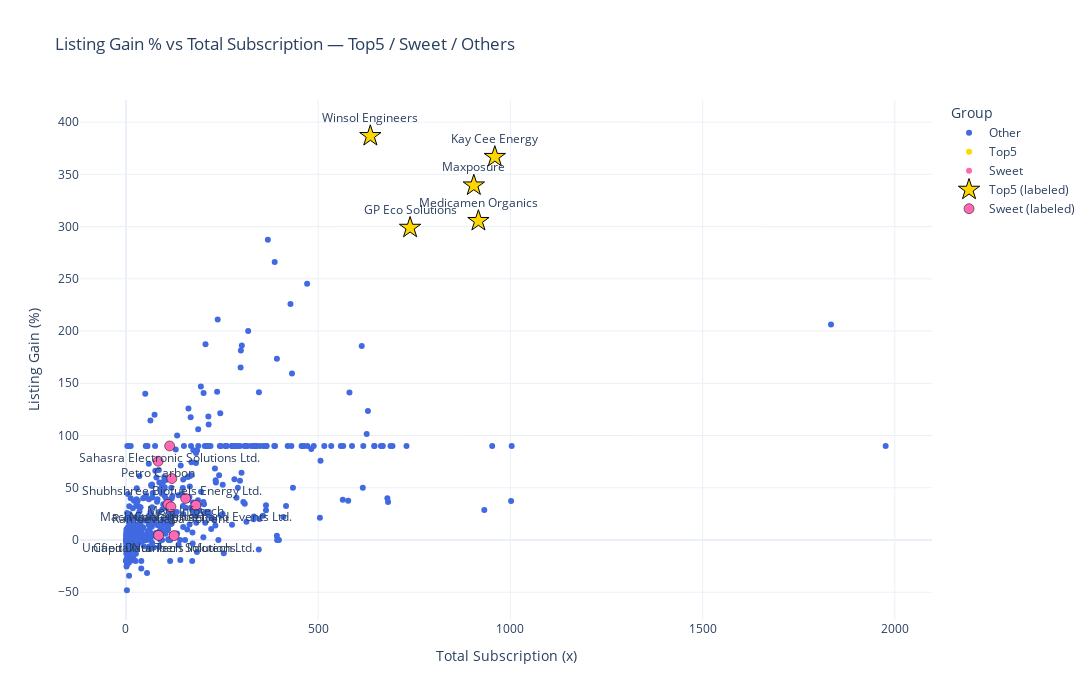

Here is the notebook cell this chart was saved with:
### Code cell
import plotly.express as px
import plotly.graph_objects as go


try:
    sweet_names = set(candidates_export['COMPANY NAME'])
except NameError:
    # fallback recreate sweet set based on earlier logic
    top3 = df.groupby('Category')['Listing Gain %'].median().sort_values(ascending=False).head(3).index.tolist()
    if 'TotalSub_bin' not in df.columns:
        df['TotalSub_bin'] = pd.qcut(df['total Subscription'], 4, labels=["Low","Mid-Low","Mid-High","High"])
    if 'MarketCap_bin' not in df.columns:
        df['MarketCap_bin'] = pd.qcut(df['Market Cap (Cr)'], 4, labels=["Small","Mid-Small","Mid-Large","Large"])
    sweet_df = df[(df['TotalSub_bin']=='Mid-High') & (df['MarketCap_bin']=='Mid-Large') & (df['Category'].isin(top3))]
    sweet_names = set(sweet_df['COMPANY NAME'])

top5 = df.nlargest(5, 'Listing Gain %')
top5_names = set(top5['COMPANY NAME'])

def group_label(name):
    if name in top5_names:
        return 'Top5'
    if name in sweet_names:
        return 'Sweet'
    return 'Other'

df['PlotGroup'] = df['COMPANY NAME'].apply(group_label)

# Build hover text
df['hover_text'] = df.apply(
    lambda r: f"{r['COMPANY NAME']}<br>Sector: {r['Category']}<br>Listing Gain: {r['Listing Gain %']:.2f}%"
              f"<br>Total Sub: {r['total Subscription']}x<br>Market Cap: {r['Market Cap (Cr)']} Cr",
    axis=1
)

fig = px.scatter(
    df,
    x='total Subscription',
    y='Listing Gain %',
    color='PlotGroup',
    color_discrete_map={'Other':'royalblue','Sweet':'hotpink','Top5':'gold'},
    hover_name='COMPANY NAME',
    hover_data={'Category':True, 'Listing Gain %':True, 'total Subscription':True, 'Market Cap (Cr)':True},
    size_max=12,
    labels={'total Subscription':'Total Subscription (x)','Listing Gain %':'Listing Gain (%)'},
    title='Listing Gain % vs Total Subscription — Top5 / Sweet / Others'
)


top5_df = df[df['PlotGroup']=='Top5']
if not top5_df.empty:
    fig.add_trace(go.Scatter(
        x=top5_df['total Subscription'],
        y=top5_df['Listing Gain %'],
        mode='markers+text',
        marker=dict(symbol='star', size=16, color='gold', line=dict(width=1, color='black')),
        text=top5_df['COMPANY NAME'],
        textposition='top center',
        name='Top5 (labeled)',
        hoverinfo='text',
        hovertext=top5_df['hover_text']
    ))

max_labels = 20
sweet_df_plot = df[df['PlotGroup']=='Sweet']
if len(sweet_df_plot) <= max_labels and len(sweet_df_plot) > 0:
    fig.add_trace(go.Scatter(
        x=sweet_df_plot['total Subscription'],
        y=sweet_df_plot['Listing Gain %'],
        mode='markers+text',
        marker=dict(symbol='circle', size=10, color='hotpink', line=dict(width=0.5, color='black')),
        text=sweet_df_plot['COMPANY NAME'],
        textposition='bottom center',
        name='Sweet (labeled)',
        hoverinfo='text',
        hovertext=sweet_df_plot['hover_text']
    ))


fig.update_layout(
    legend_title_text='Group',
    template='plotly_white',
    width=1100, height=700
)

out_html = "top_vs_sweet_vs_others_totalsub.html"
fig.write_html(out_html, include_plotlyjs='cdn')
print(f"Interactive plot saved to: {out_html}  — upload this file to GitHub or open locally to interact.")

fig.show()

### Figure 1 — Plotly figure (JSON) as saved in the notebook; plotly's stock layout.template omitted (floating-point values rounded to 4 significant figures; data arrays with more than 128 entries replaced by an {"elided": "..."} marker saying what was removed)
{"data": [{"customdata": {"elided": "564x2 mixed values"}, "hovertemplate": "<b>%{hovertext}</b><br><br>PlotGroup=Other<br>Total Subscription (x)=%{x}<br>Listing Gain (%)=%{y}<br>Category=%{customdata[0]}<br>Market Cap (Cr)=%{customdata[1]}<extra></extra>", "hovertext": {"elided": "564 str values"}, "legendgroup": "Other", "marker": {"color": "royalblue", "symbol": "circle"}, "mode": "markers", "name": "Other", "orientation": "v", "showlegend": true, "type": "scatter", "x": {"elided": "564 float values"}, "xaxis": "x", "y": {"elided": "564 float values"}, "yaxis": "y"}, {"customdata": [["Energy", 254.2], ["Misc", 129.1], ["Manufacturing", 214.7], ["Energy", 693.6], ["Healthcare", 41]], "hovertemplate": "<b>%{hovertext}</b><br><br>PlotGroup=Top5<br>Total Subscription (x)=%{x}<br>Listing Gain (%)=%{y}<br>Category=%{customdata[0]}<br>Market Cap (Cr)=%{customdata[1]}<extra></extra>", "hovertext": ["Kay Cee Energy", "Maxposure", "Winsol Engineers", "GP Eco Solutions", "Medicamen Organics"], "legendgroup": "Top5", "marker": {"color": "gold", "symbol": "circle"}, "mode": "markers", "name": "Top5", "orientation": "v", "showlegend": true, "type": "scatter", "x": [959.5, 904.9, 635.7, 739.1, 916.8], "xaxis": "x", "y": [366.7, 339.4, 386.7, 298.9, 305.4], "yaxis": "y"}, {"customdata": [["Agriculture", 446.1], ["Agriculture", 289.8], ["Energy", 434.6], ["Agriculture", 254.5], ["Energy", 241.6], ["IT & Telecom", 789.5], ["IT & Telecom", 296.2], ["IT & Telecom", 806.5], ["IT & Telecom", 308.8]], "hovertemplate": "<b>%{hovertext}</b><br><br>PlotGroup=Sweet<br>Total Subscription (x)=%{x}<br>Listing Gain (%)=%{y}<br>Category=%{customdata[0]}<br>Market Cap (Cr)=%{customdata[1]}<extra></extra>", "hovertext": ["Nova Agritech", "Ramdevbaba Solvent", "Petro Carbon", "Mach Conferences and Events Ltd.", "Shubhshree Biofuels Energy Ltd.", "Sahasra Electronic Solutions Ltd.", "CapitalNumbers Infotech Ltd.", "Unified Data Tech Solutions", "Meta Infotech"], "legendgroup": "Sweet", "marker": {"color": "hotpink", "symbol": "circle"}, "mode": "markers", "name": "Sweet", "orientation": "v", "showlegend": true, "type": "scatter", "x": [109.4, 116.9, 83.8, 182, 119.4, 113.6, 125, 84.9, 155.3], "xaxis": "x", "y": [34.1, 31.8, 75.4, 33.3, 58.8, 90, 4.2, 4.4, 39.8], "yaxis": "y"}, {"hoverinfo": "text", "hovertext": ["Kay Cee Energy<br>Sector: Energy<br>Listing Gain: 366.70%<br>Total Sub: 959.5x<br>Market Cap: 254.2 Cr", "Maxposure<br>Sector: Misc<br>Listing Gain: 339.40%<br>Total Sub: 904.9x<br>Market Cap: 129.1 Cr", "Winsol Engineers<br>Sector: Manufacturing<br>Listing Gain: 386.70%<br>Total Sub: 635.7x<br>Market Cap: 214.7 Cr", "GP Eco Solutions<br>Sector: Energy<br>Listing Gain: 298.90%<br>Total Sub: 739.1x<br>Market Cap: 693.6 Cr", "Medicamen Organics<br>Sector: Healthcare<br>Listing Gain: 305.40%<br>Total Sub: 916.8x<br>Market Cap: 41.0 Cr"], "marker": {"color": "gold", "line": {"color": "black", "width": 1}, "size": 16, "symbol": "star"}, "mode": "markers+text", "name": "Top5 (labeled)", "text": ["Kay Cee Energy", "Maxposure", "Winsol Engineers", "GP Eco Solutions", "Medicamen Organics"], "textposition": "top center", "type": "scatter", "x": [959.5, 904.9, 635.7, 739.1, 916.8], "y": [366.7, 339.4, 386.7, 298.9, 305.4]}, {"hoverinfo": "text", "hovertext": ["Nova Agritech<br>Sector: Agriculture<br>Listing Gain: 34.10%<br>Total Sub: 109.4x<br>Market Cap: 446.1 Cr", "Ramdevbaba Solvent<br>Sector: Agriculture<br>Listing Gain: 31.80%<br>Total Sub: 116.9x<br>Market Cap: 289.8 Cr", "Petro Carbon<br>Sector: Energy<br>Listing Gain: 75.40%<br>Total Sub: 83.8x<br>Market Cap: 434.6 Cr", "Mach Conferences and Events Ltd.<br>Sector: Agriculture<br>Listing Gain: 33.30%<br>Total Sub: 182.0x<br>Market Cap: 254.5 Cr", "Shubhshree Biofuels Energy Ltd.<br>Sector: Energy<br>Listing Gain: 58.80%<br>Total Sub: 119.4x<br>Market Cap: 241.6 Cr", "Sahasra Electronic Solutions Ltd.<br>Sector: IT & Telecom<br>Listing Gain: 90.00%<br>Total Sub: 113.6x<br>Market Cap: 789.5 Cr", "CapitalNumbers Infotech Ltd.<br>Sector: IT & Telecom<br>Listing Gain: 4.20%<br>Total Sub: 125.0x<br>Market Cap: 296.2 Cr", "Unified Data Tech Solutions<br>Sector: IT & Telecom<br>Listing Gain: 4.40%<br>Total Sub: 84.9x<br>Market Cap: 806.5 Cr", "Meta Infotech<br>Sector: IT & Telecom<br>Listing Gain: 39.80%<br>Total Sub: 155.3x<br>Market Cap: 308.8 Cr"], "marker": {"color": "hotpink", "line": {"color": "black", "width": 0.5}, "size": 10, "symbol": "circle"}, "mode": "markers+text", "name": "Sweet (labeled)", "text": ["Nova Agritech", "Ramdevbaba Solvent", "Petro Carbon", "Mach Conferences and Events Ltd.", "Shubhshree Biofuels Energy Ltd.", "Sahasra Electronic Solutions Ltd.", "CapitalNumbers Infotech Ltd.", "Unified Data Tech Solutions", "Meta Infotech"], "textposition": "bottom center", "type": "scatter", "x": [109.4, 116.9, 83.8, 182, 119.4, 113.6, 125, 84.9, 155.3], "y": [34.1, 31.8, 75.4, 33.3, 58.8, 90, 4.2, 4.4, 39.8]}], "layout": {"height": 700, "legend": {"title": {"text": "Group"}, "tracegroupgap": 0}, "title": {"text": "Listing Gain % vs Total Subscription — Top5 / Sweet / Others"}, "width": 1100, "xaxis": {"anchor": "y", "domain": [0, 1], "title": {"text": "Total Subscription (x)"}}, "yaxis": {"anchor": "x", "domain": [0, 1], "title": {"text": "Listing Gain (%)"}}}}
